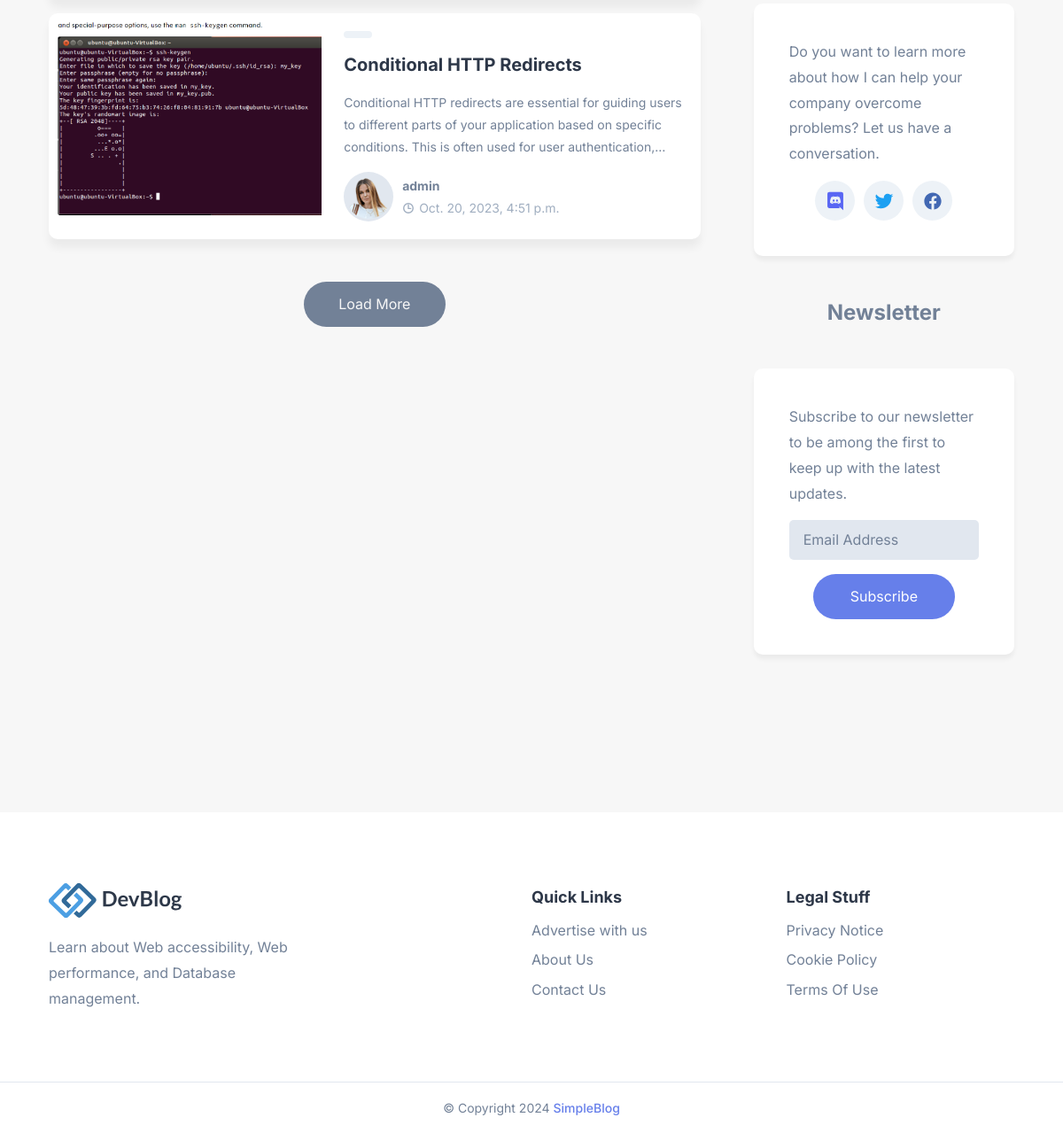
Before: / (lower part) with the older database file.
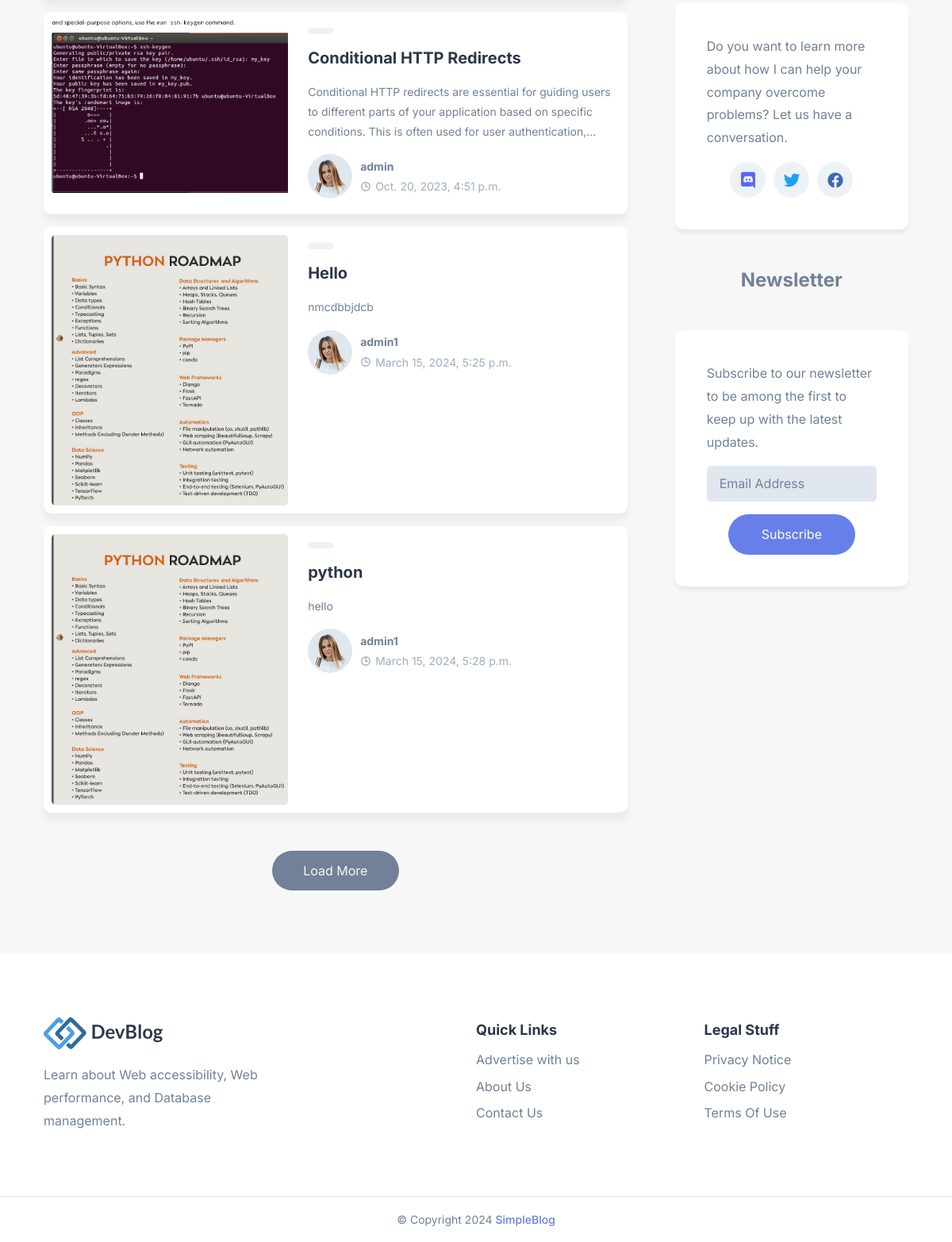
After: the same page with the newer database file.
### article/models.py (models this page shows)
class Article(models.Model):
    title = models.CharField(max_length=500)
    content = models.TextField(max_length=500)
    published_date = models.DateTimeField(auto_now=True, blank=True)
    author = models.ForeignKey(User, on_delete=models.CASCADE)
    category = models.ManyToManyField(Category)
    image = models.ImageField(upload_to="articles/", blank=True, null=True)
    created_at = models.DateTimeField(auto_now_add=True)
    updated_date = models.DateTimeField(auto_now=True)
    def __str__(self):
        return self.title

### article/views.py (the view)
# urls.py: path("", views.home, name="home"),
def home(request):
    q = request.GET.get("q") if request.GET.get("q") != None else ""
    articles = Article.objects.filter(
        Q(content__icontains=q)
        | Q(title__icontains=q)
        | Q(category__category__icontains=q)
    )
    category = Category.objects.all()
    print(articles)
    context = {
        "articles": articles,
        "category": category,
    }
    return render(request, "home.html", context)

### templates/home.html (shortened to what this page needs)
{% extends 'base.html' %}
{% load static %}
{% block content %}
  <main>
    <div class="main">
      <div class="container">
        <div class="blog">
          <div class="blog-card-group">
            {% for item in articles %}
              <div class="blog-card">
                <div class="blog-card-banner">
                  {% if item.image %}
                    <img src="{{ item.image.url }}" alt="Building microservices with Dropwizard, MongoDB & Docker" width="250" class="blog-banner-img" />
                  {% else %}
                    <img src="{% static 'img/indexBackground2.jpg' %}" alt="Building microservices with Dropwizard, MongoDB & Docker" width="250" class="blog-banner-img" />
                  {% endif %}
                </div>
                <div class="blog-content-wrapper">
                  <button class="blog-topic text-tiny">{{ item.category.category }}</button>
                  <h3><a href="{% url 'article_detail' item.id %}" class="h3">{{ item.title }}</a></h3>
                  <p class="blog-text">{{ item.content }}</p>
                  <div class="wrapper-flex">
                    <div class="profile-wrapper">
                      <img src="{% static '/assets/images/author.png' %}" alt="Julia Walker" width="50" />
                    </div>
                    <div class="wrapper">
                      <a href="#" class="h4">{{ item.author.username }}</a>
                      <p class="text-sm">
                        <ion-icon name="time-outline"></ion-icon>
                        <time datetime="PT3M">{{ item.created_at }}</time>
                      </p>
                    </div>
                  </div>
                </div>
              </div>
            {% endfor %}
          </div>
          <button class="btn load-more">Load More</button>
        </div>
        <div class="aside">
          <div class="contact">
            <div class="wrapper">
              <p>Do you want to learn more about how I can help your company overcome problems? Let us have a conversation.</p>
              <ul class="social-link">
                <li>
                  <a href="#" class="icon-box discord"><ion-icon name="logo-discord"></ion-icon></a>
                </li>
                <li>
                  <a href="#" class="icon-box twitter"><ion-icon name="logo-twitter"></ion-icon></a>
                </li>
                <li>
                  <a href="#" class="icon-box facebook"><ion-icon name="logo-facebook"></ion-icon></a>
                </li>
              </ul>
            </div>
          </div>
          <div class="newsletter">
            <h2 class="h2">Newsletter</h2>
            <div class="wrapper">
              <p>Subscribe to our newsletter to be among the first to keep up with the latest updates.</p>
              <form action="#">
                <input type="email" name="email" placeholder="Email Address" required />
                <button type="submit" class="btn btn-primary">Subscribe</button>
              </form>
            </div>
          </div>
        </div>
      </div>
    </div>
  </main>
{% endblock %}

Changed rows visible on the page:
added Article: image (picture), title "Hello", content "nmcdbbjdcb", author.username "admin1", created_at "March 15, 2024, 5:25 p.m."
added Article: image (picture), title "python", content "hello", author.username "admin1", created_at "March 15, 2024, 5:28 p.m."
